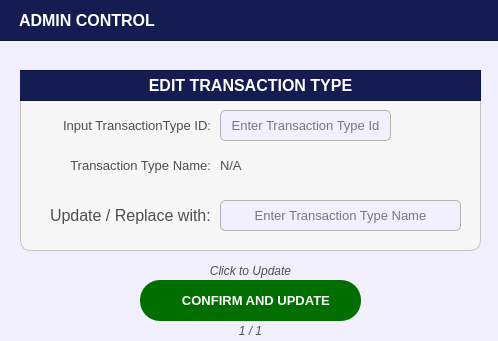
<?xml version="1.0" encoding="UTF-8"?>
<ui version="4.0">
 <class>edit_register_button_popup</class>
 <widget class="QDialog" name="edit_register_button_popup">
  <property name="geometry">
   <rect>
    <x>0</x>
    <y>0</y>
    <width>498</width>
    <height>341</height>
   </rect>
  </property>
  <property name="sizePolicy">
   <sizepolicy hsizetype="Fixed" vsizetype="Fixed">
    <horstretch>0</horstretch>
    <verstretch>0</verstretch>
   </sizepolicy>
  </property>
  <property name="palette">
   <palette>
    <active>
     <colorrole role="WindowText">
      <brush brushstyle="SolidPattern">
       <color alpha="255">
        <red>255</red>
        <green>255</green>
        <blue>255</blue>
       </color>
      </brush>
     </colorrole>
     <colorrole role="Button">
      <brush brushstyle="SolidPattern">
       <color alpha="255">
        <red>242</red>
        <green>239</green>
        <blue>255</blue>
       </color>
      </brush>
     </colorrole>
     <colorrole role="Light">
      <brush brushstyle="SolidPattern">
       <color alpha="255">
        <red>88</red>
        <green>86</green>
        <blue>150</blue>
       </color>
      </brush>
     </colorrole>
     <colorrole role="Midlight">
      <brush brushstyle="SolidPattern">
       <color alpha="255">
        <red>73</red>
        <green>71</green>
        <blue>125</blue>
       </color>
      </brush>
     </colorrole>
     <colorrole role="Dark">
      <brush brushstyle="SolidPattern">
       <color alpha="255">
        <red>29</red>
        <green>29</green>
        <blue>50</blue>
       </color>
      </brush>
     </colorrole>
     <colorrole role="Mid">
      <brush brushstyle="SolidPattern">
       <color alpha="255">
        <red>39</red>
        <green>38</green>
        <blue>67</blue>
       </color>
      </brush>
     </colorrole>
     <colorrole role="Text">
      <brush brushstyle="SolidPattern">
       <color alpha="255">
        <red>255</red>
        <green>255</green>
        <blue>255</blue>
       </color>
      </brush>
     </colorrole>
     <colorrole role="BrightText">
      <brush brushstyle="SolidPattern">
       <color alpha="255">
        <red>255</red>
        <green>255</green>
        <blue>255</blue>
       </color>
      </brush>
     </colorrole>
     <colorrole role="ButtonText">
      <brush brushstyle="SolidPattern">
       <color alpha="255">
        <red>255</red>
        <green>255</green>
        <blue>255</blue>
       </color>
      </brush>
     </colorrole>
     <colorrole role="Base">
      <brush brushstyle="SolidPattern">
       <color alpha="255">
        <red>242</red>
        <green>239</green>
        <blue>255</blue>
       </color>
      </brush>
     </colorrole>
     <colorrole role="Window">
      <brush brushstyle="SolidPattern">
       <color alpha="255">
        <red>242</red>
        <green>239</green>
        <blue>255</blue>
       </color>
      </brush>
     </colorrole>
     <colorrole role="Shadow">
      <brush brushstyle="SolidPattern">
       <color alpha="255">
        <red>16</red>
        <green>36</green>
        <blue>7</blue>
       </color>
      </brush>
     </colorrole>
     <colorrole role="AlternateBase">
      <brush brushstyle="SolidPattern">
       <color alpha="255">
        <red>29</red>
        <green>28</green>
        <blue>50</blue>
       </color>
      </brush>
     </colorrole>
     <colorrole role="ToolTipBase">
      <brush brushstyle="SolidPattern">
       <color alpha="255">
        <red>255</red>
        <green>255</green>
        <blue>220</blue>
       </color>
      </brush>
     </colorrole>
     <colorrole role="ToolTipText">
      <brush brushstyle="SolidPattern">
       <color alpha="255">
        <red>52</red>
        <green>138</green>
        <blue>46</blue>
       </color>
      </brush>
     </colorrole>
     <colorrole role="PlaceholderText">
      <brush brushstyle="SolidPattern">
       <color alpha="127">
        <red>255</red>
        <green>255</green>
        <blue>255</blue>
       </color>
      </brush>
     </colorrole>
     <colorrole role="Accent">
      <brush brushstyle="SolidPattern">
       <color alpha="255">
        <red>0</red>
        <green>255</green>
        <blue>0</blue>
       </color>
      </brush>
     </colorrole>
    </active>
    <inactive>
     <colorrole role="WindowText">
      <brush brushstyle="SolidPattern">
       <color alpha="255">
        <red>255</red>
        <green>255</green>
        <blue>255</blue>
       </color>
      </brush>
     </colorrole>
     <colorrole role="Button">
      <brush brushstyle="SolidPattern">
       <color alpha="255">
        <red>242</red>
        <green>239</green>
        <blue>255</blue>
       </color>
      </brush>
     </colorrole>
     <colorrole role="Light">
      <brush brushstyle="SolidPattern">
       <color alpha="255">
        <red>88</red>
        <green>86</green>
        <blue>150</blue>
       </color>
      </brush>
     </colorrole>
     <colorrole role="Midlight">
      <brush brushstyle="SolidPattern">
       <color alpha="255">
        <red>73</red>
        <green>71</green>
        <blue>125</blue>
       </color>
      </brush>
     </colorrole>
     <colorrole role="Dark">
      <brush brushstyle="SolidPattern">
       <color alpha="255">
        <red>29</red>
        <green>29</green>
        <blue>50</blue>
       </color>
      </brush>
     </colorrole>
     <colorrole role="Mid">
      <brush brushstyle="SolidPattern">
       <color alpha="255">
        <red>39</red>
        <green>38</green>
        <blue>67</blue>
       </color>
      </brush>
     </colorrole>
     <colorrole role="Text">
      <brush brushstyle="SolidPattern">
       <color alpha="255">
        <red>255</red>
        <green>255</green>
        <blue>255</blue>
       </color>
      </brush>
     </colorrole>
     <colorrole role="BrightText">
      <brush brushstyle="SolidPattern">
       <color alpha="255">
        <red>255</red>
        <green>255</green>
        <blue>255</blue>
       </color>
      </brush>
     </colorrole>
     <colorrole role="ButtonText">
      <brush brushstyle="SolidPattern">
       <color alpha="255">
        <red>255</red>
        <green>255</green>
        <blue>255</blue>
       </color>
      </brush>
     </colorrole>
     <colorrole role="Base">
      <brush brushstyle="SolidPattern">
       <color alpha="255">
        <red>242</red>
        <green>239</green>
        <blue>255</blue>
       </color>
      </brush>
     </colorrole>
     <colorrole role="Window">
      <brush brushstyle="SolidPattern">
       <color alpha="255">
        <red>242</red>
        <green>239</green>
        <blue>255</blue>
       </color>
      </brush>
     </colorrole>
     <colorrole role="Shadow">
      <brush brushstyle="SolidPattern">
       <color alpha="255">
        <red>16</red>
        <green>36</green>
        <blue>7</blue>
       </color>
      </brush>
     </colorrole>
     <colorrole role="AlternateBase">
      <brush brushstyle="SolidPattern">
       <color alpha="255">
        <red>29</red>
        <green>28</green>
        <blue>50</blue>
       </color>
      </brush>
     </colorrole>
     <colorrole role="ToolTipBase">
      <brush brushstyle="SolidPattern">
       <color alpha="255">
        <red>255</red>
        <green>255</green>
        <blue>220</blue>
       </color>
      </brush>
     </colorrole>
     <colorrole role="ToolTipText">
      <brush brushstyle="SolidPattern">
       <color alpha="255">
        <red>52</red>
        <green>138</green>
        <blue>46</blue>
       </color>
      </brush>
     </colorrole>
     <colorrole role="PlaceholderText">
      <brush brushstyle="SolidPattern">
       <color alpha="127">
        <red>255</red>
        <green>255</green>
        <blue>255</blue>
       </color>
      </brush>
     </colorrole>
     <colorrole role="Accent">
      <brush brushstyle="SolidPattern">
       <color alpha="255">
        <red>0</red>
        <green>255</green>
        <blue>0</blue>
       </color>
      </brush>
     </colorrole>
    </inactive>
    <disabled>
     <colorrole role="WindowText">
      <brush brushstyle="SolidPattern">
       <color alpha="255">
        <red>29</red>
        <green>29</green>
        <blue>50</blue>
       </color>
      </brush>
     </colorrole>
     <colorrole role="Button">
      <brush brushstyle="SolidPattern">
       <color alpha="255">
        <red>242</red>
        <green>239</green>
        <blue>255</blue>
       </color>
      </brush>
     </colorrole>
     <colorrole role="Light">
      <brush brushstyle="SolidPattern">
       <color alpha="255">
        <red>88</red>
        <green>86</green>
        <blue>150</blue>
       </color>
      </brush>
     </colorrole>
     <colorrole role="Midlight">
      <brush brushstyle="SolidPattern">
       <color alpha="255">
        <red>73</red>
        <green>71</green>
        <blue>125</blue>
       </color>
      </brush>
     </colorrole>
     <colorrole role="Dark">
      <brush brushstyle="SolidPattern">
       <color alpha="255">
        <red>29</red>
        <green>29</green>
        <blue>50</blue>
       </color>
      </brush>
     </colorrole>
     <colorrole role="Mid">
      <brush brushstyle="SolidPattern">
       <color alpha="255">
        <red>39</red>
        <green>38</green>
        <blue>67</blue>
       </color>
      </brush>
     </colorrole>
     <colorrole role="Text">
      <brush brushstyle="SolidPattern">
       <color alpha="255">
        <red>29</red>
        <green>29</green>
        <blue>50</blue>
       </color>
      </brush>
     </colorrole>
     <colorrole role="BrightText">
      <brush brushstyle="SolidPattern">
       <color alpha="255">
        <red>255</red>
        <green>255</green>
        <blue>255</blue>
       </color>
      </brush>
     </colorrole>
     <colorrole role="ButtonText">
      <brush brushstyle="SolidPattern">
       <color alpha="255">
        <red>29</red>
        <green>29</green>
        <blue>50</blue>
       </color>
      </brush>
     </colorrole>
     <colorrole role="Base">
      <brush brushstyle="SolidPattern">
       <color alpha="255">
        <red>242</red>
        <green>239</green>
        <blue>255</blue>
       </color>
      </brush>
     </colorrole>
     <colorrole role="Window">
      <brush brushstyle="SolidPattern">
       <color alpha="255">
        <red>242</red>
        <green>239</green>
        <blue>255</blue>
       </color>
      </brush>
     </colorrole>
     <colorrole role="Shadow">
      <brush brushstyle="SolidPattern">
       <color alpha="255">
        <red>16</red>
        <green>36</green>
        <blue>7</blue>
       </color>
      </brush>
     </colorrole>
     <colorrole role="AlternateBase">
      <brush brushstyle="SolidPattern">
       <color alpha="255">
        <red>59</red>
        <green>57</green>
        <blue>100</blue>
       </color>
      </brush>
     </colorrole>
     <colorrole role="ToolTipBase">
      <brush brushstyle="SolidPattern">
       <color alpha="255">
        <red>255</red>
        <green>255</green>
        <blue>220</blue>
       </color>
      </brush>
     </colorrole>
     <colorrole role="ToolTipText">
      <brush brushstyle="SolidPattern">
       <color alpha="255">
        <red>52</red>
        <green>138</green>
        <blue>46</blue>
       </color>
      </brush>
     </colorrole>
     <colorrole role="PlaceholderText">
      <brush brushstyle="SolidPattern">
       <color alpha="127">
        <red>29</red>
        <green>29</green>
        <blue>50</blue>
       </color>
      </brush>
     </colorrole>
     <colorrole role="Accent">
      <brush brushstyle="SolidPattern">
       <color alpha="255">
        <red>0</red>
        <green>255</green>
        <blue>0</blue>
       </color>
      </brush>
     </colorrole>
    </disabled>
   </palette>
  </property>
  <property name="cursor">
   <cursorShape>PointingHandCursor</cursorShape>
  </property>
  <property name="windowTitle">
   <string>Dialog</string>
  </property>
  <property name="styleSheet">
   <string notr="true">#edit_register_button_popup{
	background-color: #f2efff;
}</string>
  </property>
  <widget class="QFrame" name="basePopUpTitleFrame">
   <property name="geometry">
    <rect>
     <x>-1</x>
     <y>-10</y>
     <width>501</width>
     <height>51</height>
    </rect>
   </property>
   <property name="styleSheet">
    <string notr="true">#basePopUpTitleFrame {
	background-color: #141c52;
}</string>
   </property>
   <property name="frameShape">
    <enum>QFrame::Shape::StyledPanel</enum>
   </property>
   <property name="frameShadow">
    <enum>QFrame::Shadow::Raised</enum>
   </property>
   <widget class="QLabel" name="label_titleFilterOptions">
    <property name="geometry">
     <rect>
      <x>20</x>
      <y>10</y>
      <width>311</width>
      <height>41</height>
     </rect>
    </property>
    <property name="font">
     <font>
      <family>Arial</family>
      <pointsize>12</pointsize>
      <bold>true</bold>
     </font>
    </property>
    <property name="styleSheet">
     <string notr="true">#label_titleFilterOptions {
	background-color: transparent;
	color: #FFFFFF;
}
</string>
    </property>
    <property name="text">
     <string>ADMIN CONTROL</string>
    </property>
    <property name="alignment">
     <set>Qt::AlignmentFlag::AlignLeading|Qt::AlignmentFlag::AlignLeft|Qt::AlignmentFlag::AlignVCenter</set>
    </property>
   </widget>
  </widget>
  <widget class="QFrame" name="basePopUpBodyFrame_2">
   <property name="geometry">
    <rect>
     <x>20</x>
     <y>70</y>
     <width>461</width>
     <height>181</height>
    </rect>
   </property>
   <property name="styleSheet">
    <string notr="true">#basePopUpBodyFrame_2 {
	background-color: rgb(247, 247, 247);
	border: 1px solid rgb(194, 194, 194);
	border-radius: 10px;
}</string>
   </property>
   <property name="frameShape">
    <enum>QFrame::Shape::StyledPanel</enum>
   </property>
   <property name="frameShadow">
    <enum>QFrame::Shadow::Raised</enum>
   </property>
   <widget class="QFrame" name="basePopUpTitleFrame_2">
    <property name="geometry">
     <rect>
      <x>-10</x>
      <y>0</y>
      <width>471</width>
      <height>31</height>
     </rect>
    </property>
    <property name="styleSheet">
     <string notr="true">#basePopUpTitleFrame_2 {
	background-color: #141c52;
}</string>
    </property>
    <property name="frameShape">
     <enum>QFrame::Shape::StyledPanel</enum>
    </property>
    <property name="frameShadow">
     <enum>QFrame::Shadow::Raised</enum>
    </property>
    <widget class="QLabel" name="label_title">
     <property name="geometry">
      <rect>
       <x>40</x>
       <y>0</y>
       <width>401</width>
       <height>31</height>
      </rect>
     </property>
     <property name="font">
      <font>
       <family>Arial</family>
       <pointsize>12</pointsize>
       <bold>true</bold>
      </font>
     </property>
     <property name="styleSheet">
      <string notr="true">#label_title{
	background-color:transparent;
	color: rgb(255, 255, 255);
}</string>
     </property>
     <property name="text">
      <string>EDIT TRANSACTION TYPE</string>
     </property>
     <property name="alignment">
      <set>Qt::AlignmentFlag::AlignCenter</set>
     </property>
    </widget>
   </widget>
   <widget class="QLineEdit" name="update_TransType">
    <property name="geometry">
     <rect>
      <x>200</x>
      <y>130</y>
      <width>241</width>
      <height>31</height>
     </rect>
    </property>
    <property name="font">
     <font>
      <family>Arial</family>
      <pointsize>10</pointsize>
     </font>
    </property>
    <property name="styleSheet">
     <string notr="true">#update_TransType{
	border: 1px solid #b3b3b3;  /* Black border */
    border-radius: 5px;        /* Rounded corners */
    padding: 5px;               /* Inner spacing */
    background-color: #f2efff;  /* Gray background */
    color: #000000; 
}

</string>
    </property>
    <property name="text">
     <string/>
    </property>
    <property name="maxLength">
     <number>35</number>
    </property>
    <property name="alignment">
     <set>Qt::AlignmentFlag::AlignCenter</set>
    </property>
    <property name="placeholderText">
     <string>Enter Transaction Type Name</string>
    </property>
   </widget>
   <widget class="QLabel" name="register_citizen_labelHomeNumber">
    <property name="geometry">
     <rect>
      <x>30</x>
      <y>130</y>
      <width>161</width>
      <height>31</height>
     </rect>
    </property>
    <property name="font">
     <font>
      <family>Arial</family>
      <pointsize>12</pointsize>
     </font>
    </property>
    <property name="styleSheet">
     <string notr="true">#register_citizen_labelHomeNumber{
	background-color:transparent;
	color:#4f4f4f;
}</string>
    </property>
    <property name="text">
     <string>Update / Replace with:</string>
    </property>
    <property name="alignment">
     <set>Qt::AlignmentFlag::AlignLeading|Qt::AlignmentFlag::AlignLeft|Qt::AlignmentFlag::AlignVCenter</set>
    </property>
   </widget>
   <widget class="QLineEdit" name="input_id_search">
    <property name="geometry">
     <rect>
      <x>200</x>
      <y>40</y>
      <width>171</width>
      <height>31</height>
     </rect>
    </property>
    <property name="font">
     <font>
      <family>Arial</family>
      <pointsize>10</pointsize>
     </font>
    </property>
    <property name="styleSheet">
     <string notr="true">#input_id_search{
	border: 1px solid #b3b3b3;  /* Black border */
    border-radius: 5px;        /* Rounded corners */
    padding: 5px;               /* Inner spacing */
    background-color: #f2efff;  /* Gray background */
    color: #000000; 
}

</string>
    </property>
    <property name="inputMask">
     <string/>
    </property>
    <property name="text">
     <string/>
    </property>
    <property name="maxLength">
     <number>35</number>
    </property>
    <property name="alignment">
     <set>Qt::AlignmentFlag::AlignCenter</set>
    </property>
    <property name="placeholderText">
     <string>Enter Transaction Type Id</string>
    </property>
   </widget>
   <widget class="QLabel" name="display_searched">
    <property name="geometry">
     <rect>
      <x>200</x>
      <y>80</y>
      <width>301</width>
      <height>31</height>
     </rect>
    </property>
    <property name="font">
     <font>
      <family>Arial</family>
      <pointsize>10</pointsize>
     </font>
    </property>
    <property name="styleSheet">
     <string notr="true">#display_searched{
	background-color:transparent;
	color:#4f4f4f;
}</string>
    </property>
    <property name="text">
     <string>N/A</string>
    </property>
    <property name="alignment">
     <set>Qt::AlignmentFlag::AlignLeading|Qt::AlignmentFlag::AlignLeft|Qt::AlignmentFlag::AlignVCenter</set>
    </property>
   </widget>
   <widget class="QLabel" name="label_comment">
    <property name="geometry">
     <rect>
      <x>30</x>
      <y>40</y>
      <width>161</width>
      <height>31</height>
     </rect>
    </property>
    <property name="font">
     <font>
      <family>Arial</family>
      <pointsize>10</pointsize>
     </font>
    </property>
    <property name="styleSheet">
     <string notr="true">#label_comment{
	background-color:transparent;
	color:#4f4f4f;
}</string>
    </property>
    <property name="text">
     <string>Input TransactionType ID:</string>
    </property>
    <property name="alignment">
     <set>Qt::AlignmentFlag::AlignRight|Qt::AlignmentFlag::AlignTrailing|Qt::AlignmentFlag::AlignVCenter</set>
    </property>
   </widget>
   <widget class="QLabel" name="label_sitio_name">
    <property name="geometry">
     <rect>
      <x>50</x>
      <y>80</y>
      <width>141</width>
      <height>31</height>
     </rect>
    </property>
    <property name="font">
     <font>
      <family>Arial</family>
      <pointsize>10</pointsize>
     </font>
    </property>
    <property name="styleSheet">
     <string notr="true">#label_sitio_name{
	background-color:transparent;
	color:#4f4f4f;
}</string>
    </property>
    <property name="text">
     <string>Transaction Type Name:</string>
    </property>
    <property name="alignment">
     <set>Qt::AlignmentFlag::AlignRight|Qt::AlignmentFlag::AlignTrailing|Qt::AlignmentFlag::AlignVCenter</set>
    </property>
   </widget>
  </widget>
  <widget class="QPushButton" name="edit_buttonConfirmAccount_SaveForm">
   <property name="geometry">
    <rect>
     <x>140</x>
     <y>280</y>
     <width>221</width>
     <height>41</height>
    </rect>
   </property>
   <property name="font">
    <font>
     <family>Arial</family>
     <pointsize>10</pointsize>
     <bold>true</bold>
    </font>
   </property>
   <property name="cursor">
    <cursorShape>PointingHandCursor</cursorShape>
   </property>
   <property name="styleSheet">
    <string notr="true">#edit_buttonConfirmAccount_SaveForm {
    background-color: #006f00;
    color: white;
    border-radius: 20px;
    padding: 10px; /* Optional: Adjusts spacing inside the button */
}
#edit_buttonConfirmAccount_SaveForm:hover {
    background-color: #00a600; /* Slightly lighter blue when hovered */
}
#edit_buttonConfirmAccount_SaveForm:pressed {
    background-color: #005d00; /* Darker blue when clicked */
}</string>
   </property>
   <property name="text">
    <string>   CONFIRM AND UPDATE</string>
   </property>
   <property name="icon">
    <iconset>
     <normaloff>../../../Assets/FuncIcons/icon_confirm.svg</normaloff>../../../Assets/FuncIcons/icon_confirm.svg</iconset>
   </property>
   <property name="iconSize">
    <size>
     <width>30</width>
     <height>30</height>
    </size>
   </property>
  </widget>
  <widget class="QLabel" name="progress">
   <property name="geometry">
    <rect>
     <x>200</x>
     <y>320</y>
     <width>101</width>
     <height>21</height>
    </rect>
   </property>
   <property name="font">
    <font>
     <family>Arial</family>
     <pointsize>9</pointsize>
     <italic>true</italic>
     <bold>false</bold>
    </font>
   </property>
   <property name="styleSheet">
    <string notr="true">#progress {
	background-color: transparent;
	color: #4f4f4f;
}
</string>
   </property>
   <property name="text">
    <string>1 / 1</string>
   </property>
   <property name="alignment">
    <set>Qt::AlignmentFlag::AlignCenter</set>
   </property>
  </widget>
  <widget class="QLabel" name="notenote">
   <property name="geometry">
    <rect>
     <x>140</x>
     <y>260</y>
     <width>221</width>
     <height>21</height>
    </rect>
   </property>
   <property name="font">
    <font>
     <family>Arial</family>
     <pointsize>9</pointsize>
     <italic>true</italic>
     <bold>false</bold>
    </font>
   </property>
   <property name="styleSheet">
    <string notr="true">#notenote {
	background-color: transparent;
	color: #4f4f4f;
}
</string>
   </property>
   <property name="text">
    <string>Click to Update</string>
   </property>
   <property name="alignment">
    <set>Qt::AlignmentFlag::AlignCenter</set>
   </property>
  </widget>
 </widget>
 <resources/>
 <connections/>
</ui>
